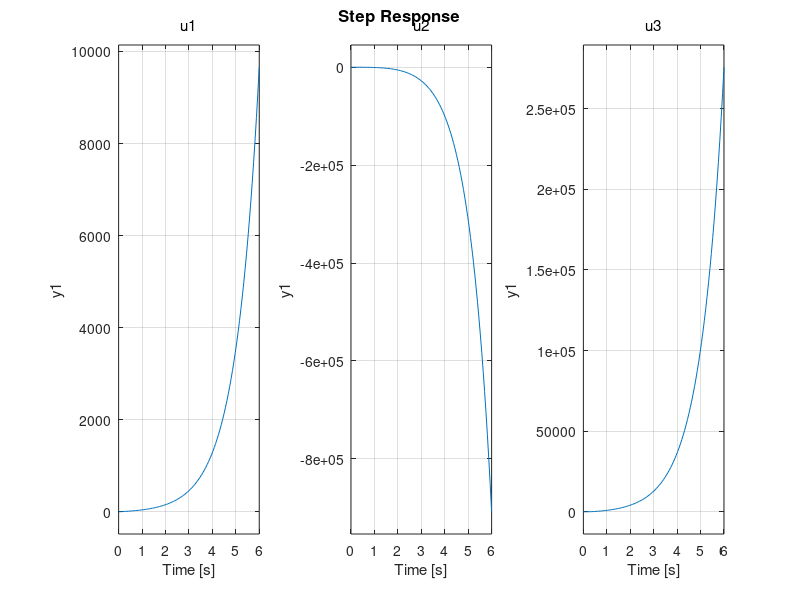

MATLAB code for this plot: (Note: this script raises an error after producing the figure.)
clc
clear all
close all

%%
kd=0.85; %0.85
ki=50; %50
kc=1; %1
Ti=60; %60
Ts=1; %1
Tc=30; %30

%%
A=[1 -ki*Ts 0 kc*Ts 0;0 1-Ts/Ti Ts/Ti 0 0;0 0 1-Ts/Ti 0 0;0 0 0 1-Ts/Tc Ts/Tc;0 0 0 0 1-Ts/Tc];
B=[kd*Ts 0 0;0 0 0;0 Ts/Ti 0;0 0 0;0 0 Ts/Tc];
C=[1 0 0 0 0;0 1 0 0 0;0 0 1 0 0];

%Si on n'observe que x1 : 
C=[1 0 0 0 0];

rank(obsv(A,C));

To=10;
Po=[-1/To;-1/To;-1/To;-1/To;-1/To];
L=(acker(A',C',Po))'

%%
%observateur simple:
kd=1.08225;
ki=33.3;
kc=5.6923;
Ti=60;
Tc=10;
Ts=60*5
A=[1 -ki*Ts 0;0 1-Ts/Ti Ts/Ti;0 0 1-Ts/Ti];
B=[kd*Ts 0 ;0 0 ;0 Ts/Ti];
C=[1 0 0];

Po=[-10;-10;-10];
L=(acker(A',C',Po))'

%%
%avec glucides
kd=0.4;
ki=40;
kc=11.42857;
Ti=60;
Ts=60;
Tc=10;
A=[1 -ki*Ts 0 kc*Ts 0;0 1-Ts/Ti Ts/Ti 0 0;0 0 1-Ts/Ti 0 0;0 0 0 1-Ts/Tc Ts/Tc;0 0 0 0 1-Ts/Tc];
B=[kd*Ts 0 0;0 0 0;0 Ts/Ti 0;0 0 0;0 0 Ts/Tc];  
C=[1 0 0 0 0];
D=[0 0 0];

Po=[-10;-10;-10;-10;-10];
L=(acker(A',C',Po))'

%L=[23 -0.0072 -0.0029 0.0029 0.035]'

%% analyse
sys_lqi=ss(A,B,C,D);
step(sys_lqi);
L_lqi=tf(sys_lqi);%Transfert de boucle
nyquist(L_lqi);

%boucles ouvertes:

%entrée naturelle
B1=[kd*Ts;0;0;0;0];
D=0;
sys_1=ss(A,B1,C,D);
L_1=tf(sys_1);%Transfert de boucle
nyquist(L_1);
allmargin(L_1)

%entrée de commande
B2=[0;0;Ts/Ti;0;0];
D=0;
sys_2=ss(A,B2,C,D);
L_2=tf(sys_2);%Transfert de boucle
nyquist(L_2);
allmargin(L_2)

%entrée d'annonce repas
B3=[0;0;0;0;Ts/Tc];
D=0;
sys_3=ss(A,B3,C,D);
L_3=tf(sys_3);%Transfert de boucle
nyquist(L_3);
allmargin(L_3)